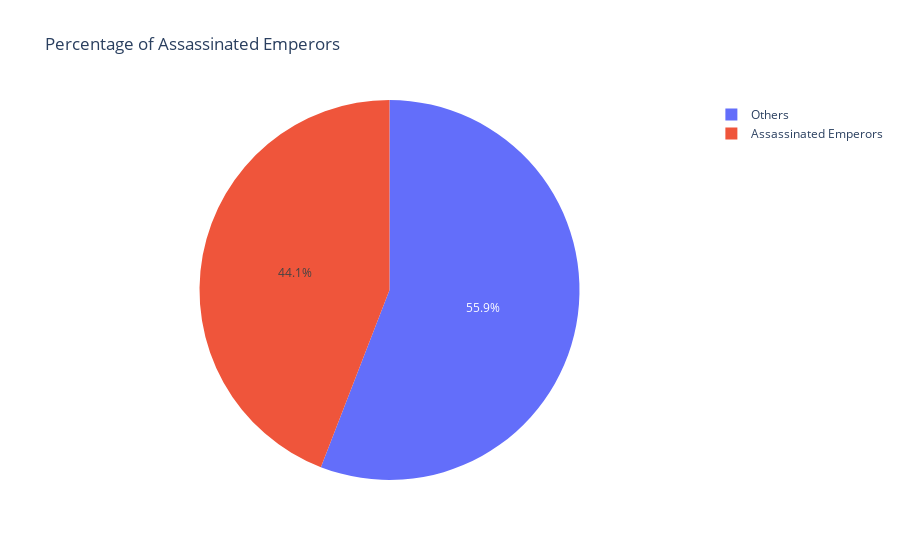

Here is the notebook cell this chart was saved with:
### Code cell
fig = px.pie(data, values=[number,other_deaths],names=['Assassinated Emperors','Others'], title ='Percentage of Assassinated Emperors')
fig.show()

### Figure 1 — Plotly figure (JSON) as saved in the notebook; plotly's stock layout.template omitted (floating-point values rounded to 4 significant figures)
{"data": [{"domain": {"x": [0, 1], "y": [0, 1]}, "hovertemplate": "label=%{label}<br>value=%{value}<extra></extra>", "labels": ["Assassinated Emperors", "Others"], "legendgroup": "", "name": "", "showlegend": true, "type": "pie", "values": [30, 38]}], "layout": {"legend": {"tracegroupgap": 0}, "title": {"text": "Percentage of Assassinated Emperors"}}}
